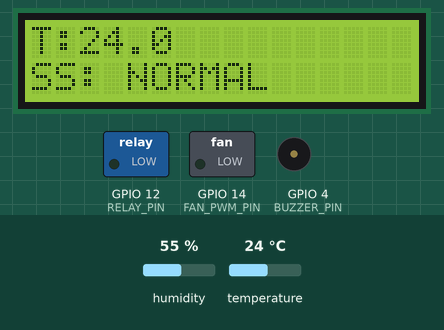
This sketch was run on a simulated ESP32. Parts: 16×2 character LCD, switched loads named in the sketch (green lamp = pin HIGH), buzzer (waves = sounding). Inputs (shaded band) come from the test bench; at power-on: temperature 24 °C, humidity 55 %. WiFi joins after 1.5 s; servers stay silent unless stated; no MQTT or app messages arrive unless stated; what the sketch prints to the serial monitor is not drawn.

Above: at 3.0 s.
3.1 s: temperature set to 27 °C
At 5.1 s:
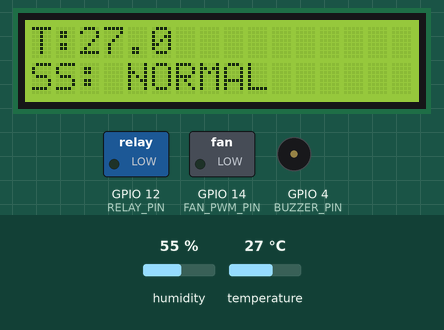
5.4 s: temperature set to 30 °C
At 6.9 s:
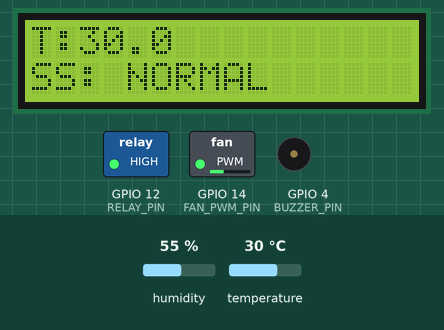
7.5 s: temperature set to 32 °C
At 8.6 s:
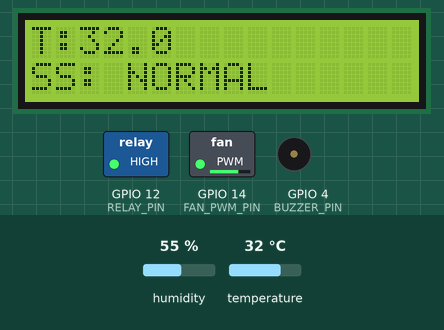
9.5 s: temperature set to 38 °C
At 11.2 s:
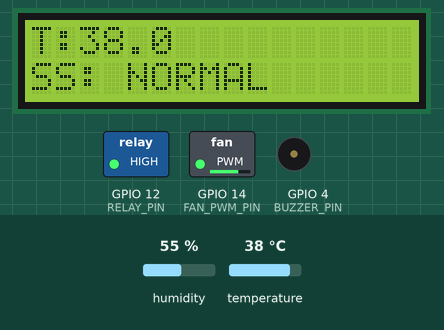
11.5 s: temperature set to 41 °C
At 13.1 s:
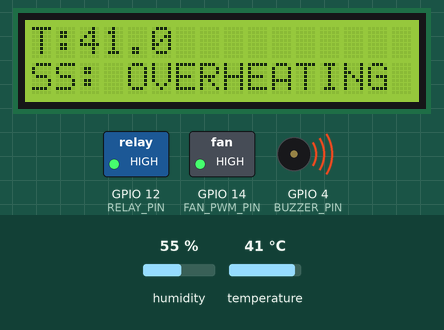
Timing chart, 0 to 14.6 s (numbered marks = the images above; inputs shaded):
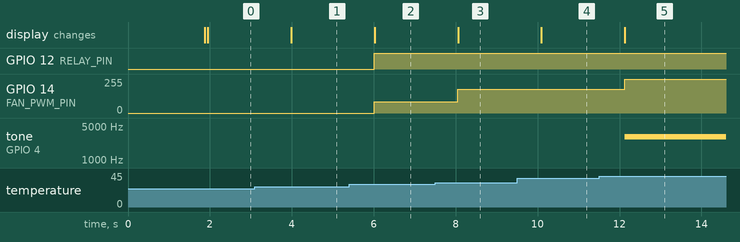

Measured:
- the behaviour switches between 28 and 29 °C on temperature (found by bisection; images 1 and 2)
- the behaviour switches between 30 and 31 °C on temperature (found by bisection; images 2 and 3)
- the behaviour switches between 39 and 40 °C on temperature (found by bisection; images 4 and 5)
- after the input at 3.1 s, the display: changes after 0.88 s (image 1)
- after the input at 5.4 s, GPIO 12 (RELAY_PIN): LOW → HIGH after 0.61 s; GPIO 14 (FAN_PWM_PIN): 0/255 → 85/255 after 0.61 s; the display: changes after 0.62 s (image 2)
- after the input at 7.5 s, GPIO 14 (FAN_PWM_PIN): 85/255 → 179/255 after 0.55 s; the display: changes after 0.56 s (image 3)
- after the input at 9.5 s, the display: changes after 0.59 s (image 4)
- after the input at 11.5 s, GPIO 14 (FAN_PWM_PIN): 179/255 → 255/255 after 0.63 s; tone on GPIO 4 (BUZZER_PIN): silent → 3000 Hz after 0.63 s; the display: changes after 0.63 s (image 5)

The sketch:

thermal_control.ino
```cpp
// dbf: MQTT + DHT11 + Blynk — consistent updates to both LCD and Blynk

#define BLYNK_TEMPLATE_ID "TMPL6zN5WnJF3"
#define BLYNK_TEMPLATE_NAME "Temp Control System"
#define BLYNK_AUTH_TOKEN "UKkt5xRMRxs2rc2JW7GRiHDFWMHT3Qff"
#define BLYNK_PRINT Serial

#include <LiquidCrystal.h>
#include <WiFi.h>
#include <PubSubClient.h>
#include <ArduinoJson.h>
#include <DHT.h>
#include <BlynkSimpleEsp32.h>

// WiFi + Blynk
char blynkAuth[] = BLYNK_AUTH_TOKEN;
const char* ssid = "Durrani";
const char* pass = "87654321";

// MQTT
const char* mqtt_server = "172.20.10.2";
const int mqttPort = 1883;
const char* mqtt_topic = "sensors/temperature";

WiFiClient espClient;
PubSubClient mqttClient(espClient);
BlynkTimer timer;

// LCD setup
LiquidCrystal lcd(16,17,5,18,19,21);
byte customChar[8] = {0b01110,0b01010,0b01110,0,0,0,0,0};

#define DHTPIN 2
#define DHTTYPE DHT11
DHT dht(DHTPIN, DHTTYPE);

#define BUZZER_PIN   4
#define FAN_PWM_PIN 14
#define RELAY_PIN   12
const int PWM_FREQ = 25000, PWM_RES = 8;

int currentPWM = 0;
String StationStatus = "Normal";
float temperature = NAN, lastAppliedTemp = NAN;

StaticJsonDocument<200> jsonDoc;
const int MAX_MQTT_TRIES = 5;
int mqttTries = 0;

void clearLine(int row) {
  lcd.setCursor(0, row);
  lcd.print(F("                "));
  lcd.setCursor(0, row);
}

void mqtt_callback(char* topic, byte* payload, unsigned int len) {
  String msg;
  for (unsigned int i = 0; i < len; i++) msg += (char)payload[i];
  auto err = deserializeJson(jsonDoc, msg);
  if (!err && jsonDoc.containsKey("average_c")) {
    temperature = jsonDoc["average_c"].as<float>();
    Serial.printf("➡️ MQTT temp: %.2f°C\n", temperature);
  } else {
    Serial.println("JSON parse error or missing key");
  }
}

void mqtt_reconnect(){
  mqttTries = 0;
  while (!mqttClient.connected() && mqttTries < MAX_MQTT_TRIES) {
    Serial.printf("MQTT attempt %d\n", mqttTries + 1);
    if (mqttClient.connect("ESP32Client")) {
      Serial.println("MQTT connected");
      mqttClient.subscribe(mqtt_topic);
      return;
    }
    mqttTries++;
    delay(2000);
  }
  if (mqttTries >= MAX_MQTT_TRIES) {
    Serial.println("MQTT failed — fallback on DHT, but keep WiFi");
  }
}

void updateFanPWM(int targetPWM) {
  digitalWrite(RELAY_PIN, targetPWM > 0 ? HIGH : LOW);
  currentPWM = targetPWM;
  ledcWrite(FAN_PWM_PIN, currentPWM);
}

void applyControl() {
  float t = temperature;
  if (isnan(t)) {
    t = dht.readTemperature();
    if (isnan(t)) {
      Serial.println("❌ DHT read failed");
      return;
    }
    Serial.printf("📟 Using DHT temp: %.1f°C\n", t);
  } else {
    Serial.printf("🟢 Using MQTT temp: %.1f°C\n", t);
  }

  bool changed = false;
  if (t != lastAppliedTemp) changed = true;
  if (changed) {
    lastAppliedTemp = t;
    Serial.println("🔁 Applying new control");
    StationStatus = "NORMAL";
    noTone(BUZZER_PIN);

    int targetPWM = 0;
    if (t > 39) {
      targetPWM = 255; StationStatus = "OVERHEATING"; tone(BUZZER_PIN, 3000);
    } else if (t > 30) targetPWM = 180;
    else if (t > 28) targetPWM = 85;

    updateFanPWM(targetPWM);

    lcd.setCursor(0, 0);
    lcd.print("T:"); lcd.print(t, 1);
    clearLine(1);
    lcd.print("SS: "); lcd.print(StationStatus);

    Serial.printf("🔥 Temp=%.1f°C | PWM=%d | %s\n", t, currentPWM, StationStatus.c_str());

    sendToBlynk();  // Push to Blynk immediately on change
  }
}

void sendToBlynk() {
  if (!isnan(lastAppliedTemp)) {
    Blynk.virtualWrite(V0, lastAppliedTemp);
    Blynk.virtualWrite(V1,
      StationStatus == "OVERHEATING" ? "MAX" :
      (currentPWM == 180 ? "MEDIUM" :
      (currentPWM == 85 ? "LOW" : "OFF"))
    );
    Blynk.virtualWrite(V2, currentPWM);
    Blynk.virtualWrite(V3, (currentPWM / 255.0) * 100.0);
    Blynk.virtualWrite(V4, StationStatus);
  }
}

void setup(){
  Serial.begin(115200);
  dht.begin();

  WiFi.begin(ssid, pass);
  Serial.print("Connecting Wi-Fi");
  while (WiFi.status() != WL_CONNECTED) {
    delay(500); Serial.print(".");
  }
  Serial.println("\nWiFi connected");

  Blynk.begin(blynkAuth, ssid, pass);

  mqttClient.setServer(mqtt_server, mqttPort);
  mqttClient.setCallback(mqtt_callback);

  lcd.begin(16, 2);
  lcd.createChar(0, customChar);

  pinMode(BUZZER_PIN, OUTPUT); digitalWrite(BUZZER_PIN, LOW);
  pinMode(RELAY_PIN, OUTPUT); digitalWrite(RELAY_PIN, LOW);

  ledcAttach(FAN_PWM_PIN, PWM_FREQ, PWM_RES);
  ledcWrite(FAN_PWM_PIN, currentPWM);

  // Timer ensures periodic data in case no change for long
  timer.setInterval(5000L, sendToBlynk);
}

void loop(){
  if (WiFi.status() == WL_CONNECTED) {
    if (!mqttClient.connected()) mqtt_reconnect();
    mqttClient.loop();
  }
  Blynk.run();
  timer.run();

  applyControl();
  delay(200);
}
```
